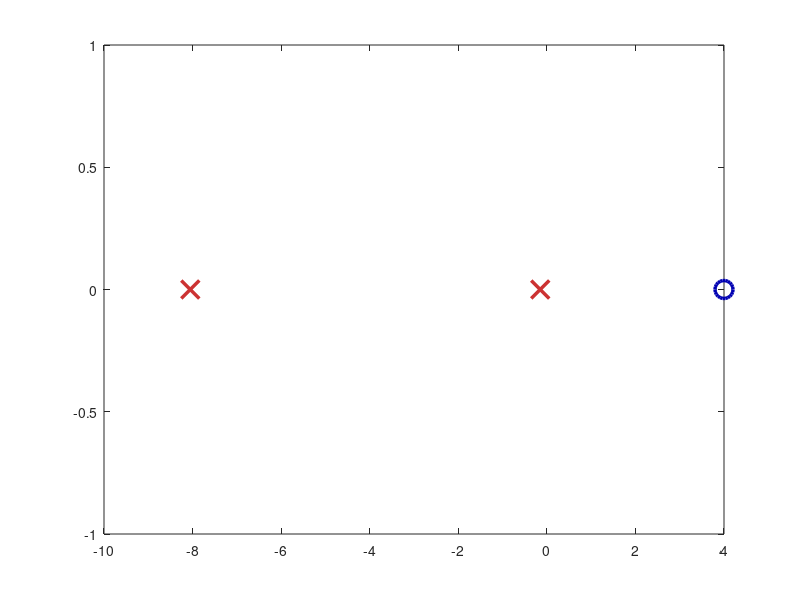

MATLAB code for this plot: (Note: this script raises an error after producing the figure.)
% k = 1;
% num = k * [1 -4]; den = [1 k+8 2-4*k];
% 
% fig = figure('Color', 'white');
% W = tf(num, den);
% z = zero(W);
% p = pole(W);
% 
% plot(real(z), imag(z), 'o', ...
%     'Color',[0 0 0.7], 'LineWidth',2.5, 'MarkerSize',13)
% hold on
% plot(real(p), imag(p), 'x', ...
%     'Color',[0.8 0.2 0.2], 'LineWidth',2.5, 'MarkerSize',13)
% 
% ax = gca; ax.LineWidth = 1.7; ax.FontSize = 15;
% ax.XColor = [0.3, 0.3, 0.3]; ax.YColor = [0.3, 0.3, 0.3];
% grid on; grid minor; box on;
% ax.GridColor = [0.9, 0.9, 0.9]; ax.GridAlpha = 0.4; 
% ax.MinorGridColor = [0.95, 0.95, 0.95];ax.MinorGridAlpha = 0.2;
% 
% xline(0,'Color',[0.3 0.3 0.3],'LineWidth',1)
% yline(0,'Color',[0.3 0.3 0.3],'LineWidth',1)
% 
% xlabel('Re(s)', 'FontSize', 15, 'FontWeight', 'normal');
% ylabel('Im(s)', 'FontSize', 15, 'FontWeight', 'normal');
% legend('Zeros','Poles');
% 
% set(findall(gcf, '-property', 'FontName'), 'FontName', 'DejaVu Math TeX Gyre');
% exportgraphics(fig,'../../../images/task2/o1/PZ-plot.png','Resolution',300)
% exportgraphics(fig,'../../../images/task2/o1/PZ-plot.pdf','ContentType','vector')

%%%%%%%%%%%%%%%%%%%%%%%%%%%%%%%%%%%%%%%%%%%%%%%%%%%%%%%%%%%%%%%%%%%%%%%%%%%

k = 1/5;
num = k * [1 -4]; den = [1 k+8 2-4*k];

fig = figure('Color', 'white');
W = tf(num, den);
z = zero(W);
p = pole(W);

plot(real(z), imag(z), 'o', ...
    'Color',[0 0 0.7], 'LineWidth',2.5, 'MarkerSize',13)
hold on
plot(real(p), imag(p), 'x', ...
    'Color',[0.8 0.2 0.2], 'LineWidth',2.5, 'MarkerSize',13)

ax = gca; ax.LineWidth = 1.7; ax.FontSize = 15;
ax.XColor = [0.3, 0.3, 0.3]; ax.YColor = [0.3, 0.3, 0.3];
grid on; grid minor; box on;
ax.GridColor = [0.9, 0.9, 0.9]; ax.GridAlpha = 0.4; 
ax.MinorGridColor = [0.95, 0.95, 0.95];ax.MinorGridAlpha = 0.2;

xline(0,'Color',[0.3 0.3 0.3],'LineWidth',1)
yline(0,'Color',[0.3 0.3 0.3],'LineWidth',1)

xlabel('Re(s)', 'FontSize', 15, 'FontWeight', 'normal');
ylabel('Im(s)', 'FontSize', 15, 'FontWeight', 'normal');
legend('Zeros','Poles');

set(findall(gcf, '-property', 'FontName'), 'FontName', 'DejaVu Math TeX Gyre');
exportgraphics(fig,'../../../images/task2/o1/PZ-plot2.png','Resolution',300)
exportgraphics(fig,'../../../images/task2/o1/PZ-plot2.pdf','ContentType','vector')
% 
% %%%%%%%%%%%%%%%%%%%%%%%%%%%%%%%%%%%%%%%%%%%%%%%%%%%%%%%%%%%%%%%%%%%%%%%%%%%
% 
% k = 1/2;
% num = k * [1 -4]; den = [1 k+8 2-4*k];
% 
% fig = figure('Color', 'white');
% W = tf(num, den);
% z = zero(W);
% p = pole(W);
% 
% plot(real(z), imag(z), 'o', ...
%     'Color',[0 0 0.7], 'LineWidth',2.5, 'MarkerSize',13)
% hold on
% plot(real(p), imag(p), 'x', ...
%     'Color',[0.8 0.2 0.2], 'LineWidth',2.5, 'MarkerSize',13)
% 
% ax = gca; ax.LineWidth = 1.7; ax.FontSize = 15;
% ax.XColor = [0.3, 0.3, 0.3]; ax.YColor = [0.3, 0.3, 0.3];
% grid on; grid minor; box on;
% ax.GridColor = [0.9, 0.9, 0.9]; ax.GridAlpha = 0.4; 
% ax.MinorGridColor = [0.95, 0.95, 0.95];ax.MinorGridAlpha = 0.2;
% 
% xline(0,'Color',[0.3 0.3 0.3],'LineWidth',1)
% yline(0,'Color',[0.3 0.3 0.3],'LineWidth',1)
% 
% xlabel('Re(s)', 'FontSize', 15, 'FontWeight', 'normal');
% ylabel('Im(s)', 'FontSize', 15, 'FontWeight', 'normal');
% legend('Zeros','Poles');
% 
% set(findall(gcf, '-property', 'FontName'), 'FontName', 'DejaVu Math TeX Gyre');
% exportgraphics(fig,'../../../images/task2/o1/PZ-plot3.png','Resolution',300)
% exportgraphics(fig,'../../../images/task2/o1/PZ-plot3.pdf','ContentType','vector')

%%%%%%%%%%%%%%%%%%%%%%%%%%%%%%%%%%%%%%%%%%%%%%%%%%%%%%%%%%%%%%%%%%%%%%%%%%%

% k = -7;
% num = k * [1 -4]; den = [1 k+8 2-4*k];
% 
% fig = figure('Color', 'white');
% W = tf(num, den);
% z = zero(W);
% p = pole(W);
% 
% plot(real(z), imag(z), 'o', ...
%     'Color',[0 0 0.7], 'LineWidth',2.5, 'MarkerSize',13)
% hold on
% plot(real(p), imag(p), 'x', ...
%     'Color',[0.8 0.2 0.2], 'LineWidth',2.5, 'MarkerSize',13)
% 
% ax = gca; ax.LineWidth = 1.7; ax.FontSize = 15;
% ax.XColor = [0.3, 0.3, 0.3]; ax.YColor = [0.3, 0.3, 0.3];
% grid on; grid minor; box on;
% ax.GridColor = [0.9, 0.9, 0.9]; ax.GridAlpha = 0.4; 
% ax.MinorGridColor = [0.95, 0.95, 0.95];ax.MinorGridAlpha = 0.2;
% 
% xl = xlim; xlim([xl(1)-0.5 xl(2)]);
% xline(0,'Color',[0.3 0.3 0.3],'LineWidth',1)
% yline(0,'Color',[0.3 0.3 0.3],'LineWidth',1)
% 
% xlabel('Re(s)', 'FontSize', 15, 'FontWeight', 'normal');
% ylabel('Im(s)', 'FontSize', 15, 'FontWeight', 'normal');
% legend('Zeros','Poles');
% 
% set(findall(gcf, '-property', 'FontName'), 'FontName', 'DejaVu Math TeX Gyre');
% exportgraphics(fig,'../../../images/task2/o1/PZ-plot4.png','Resolution',300)
% exportgraphics(fig,'../../../images/task2/o1/PZ-plot4.pdf','ContentType','vector')
